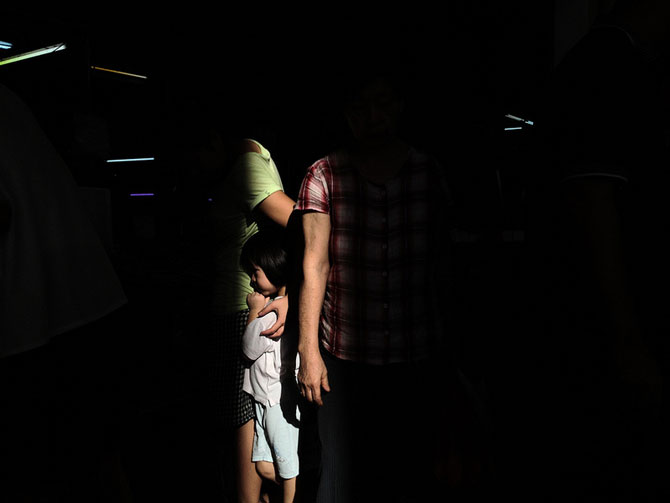
#> input picture Lab1/kobieta.jpg, 670 x 503 px
$ python people.py
#> lines starting #> are read from the running program, lines starting #| are printed output that depends on the picture
import cv2 as cv
from matplotlib import pyplot as plt
import numpy as np


def log_and_range(img, add=10):
    img_f = img.astype(float)
    img_f += add
    img_f /= 1
    img_log = np.log(img_f)

    np.min(img_log)
    np.max(img_log)
    img_full_r = (img_log - np.min(img_log)) * 255 / (np.max(img_log) - np.min(img_log))
    return img_full_r.astype(int)


img = cv.imread('kobieta.jpg')
#> img is the input picture: shape (503, 670, 3); mean B, G, R 8.3, 9.5, 11.1

img_increase_col = img.max(axis=2)
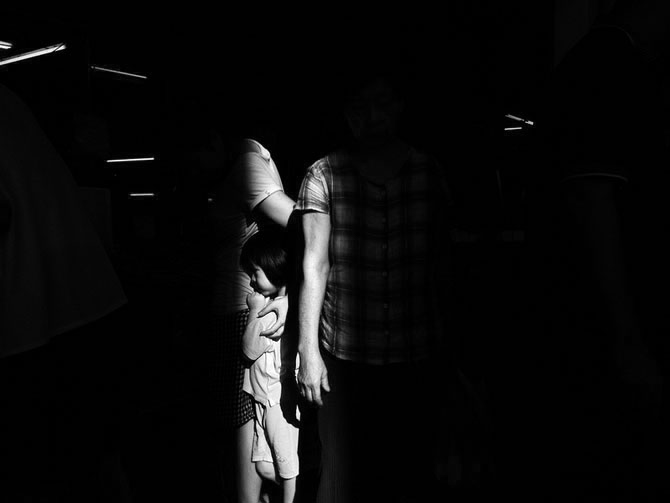
#> img_increase_col: shape (503, 670); min 0, max 255, mean 11.4

img_full_r = log_and_range(img)
#> in log_and_range, `img_log = np.log(img_f)`:
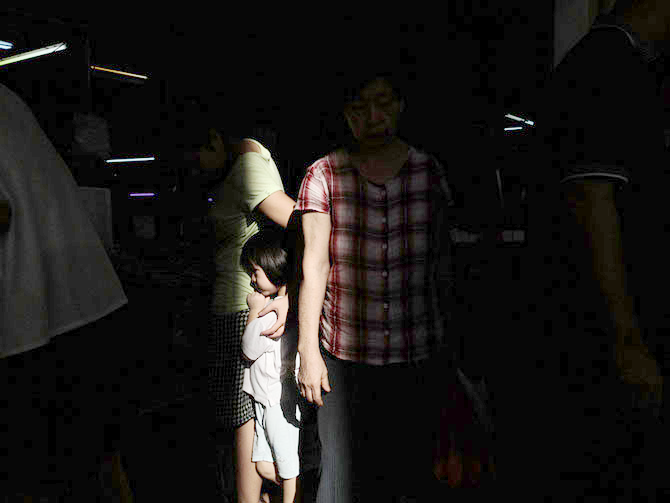
#> img_log: shape (503, 670, 3) float64; mean B, G, R 2.59, 2.61, 2.64; drawn with min black and max white
plt.imshow(log_and_range(img_increase_col, 1))
#> call 2 of log_and_range, with add = 1
#> in log_and_range (call 2), `img_log = np.log(img_f)`:
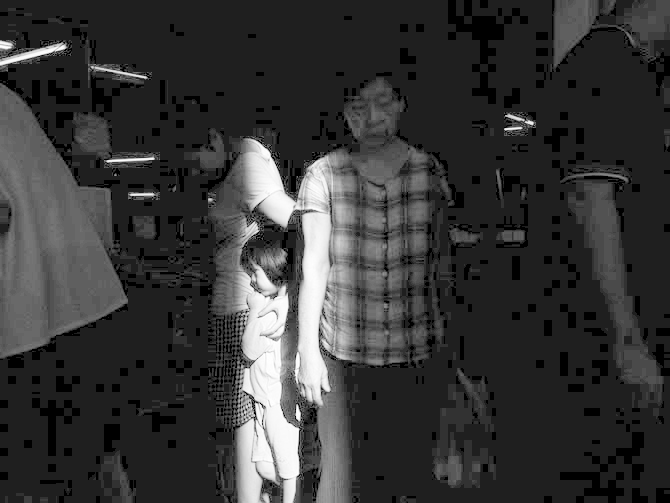
#> img_log: shape (503, 670) float64; min 0, max 5.55, mean 1.21; drawn with min black and max white
plt.show()

plt.hist(img.ravel(), 256, [0, 256])
plt.show()
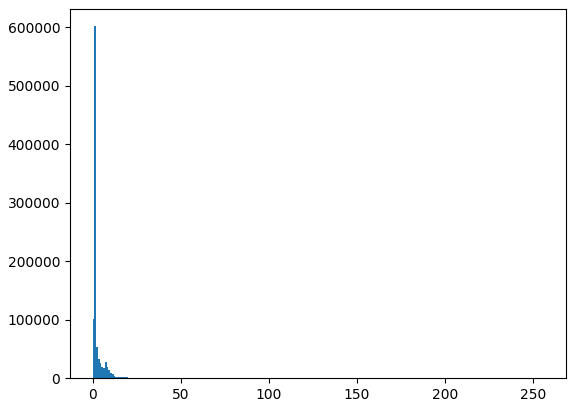
#> figure drawn by matplotlib, 1 panel; tallest bar 601688 high, from x = 1 to 2

$ run again, with Lab1/contrast.jpg copied over Lab1/kobieta.jpg
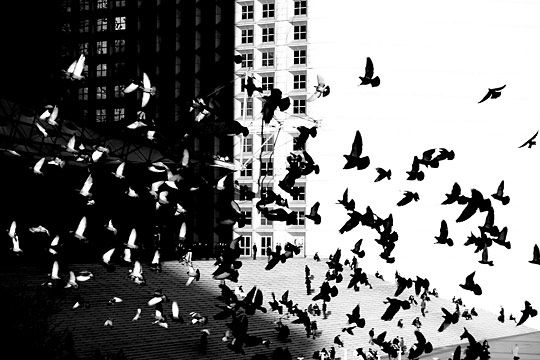
#> input picture Lab1/contrast.jpg, 540 x 360 px
#> img is the input picture: shape (360, 540, 3); min 0, max 255, mean 121.5
#> in log_and_range (call 2), `img_log = np.log(img_f)`:
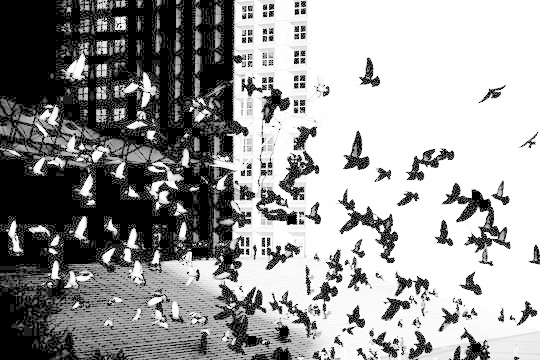
#> img_log: shape (360, 540) float64; min 0, max 5.55, mean 3.36; drawn with min black and max white
#> img_full_r: shape (360, 540) float64
#> `plt.show()`:
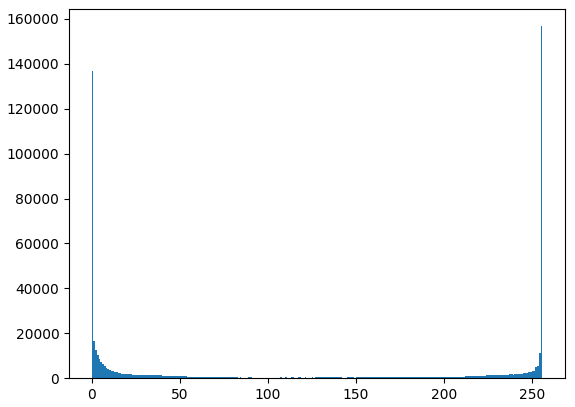
#> figure drawn by matplotlib, 1 panel; tallest bar 156726 high, from x = 255 to 256
